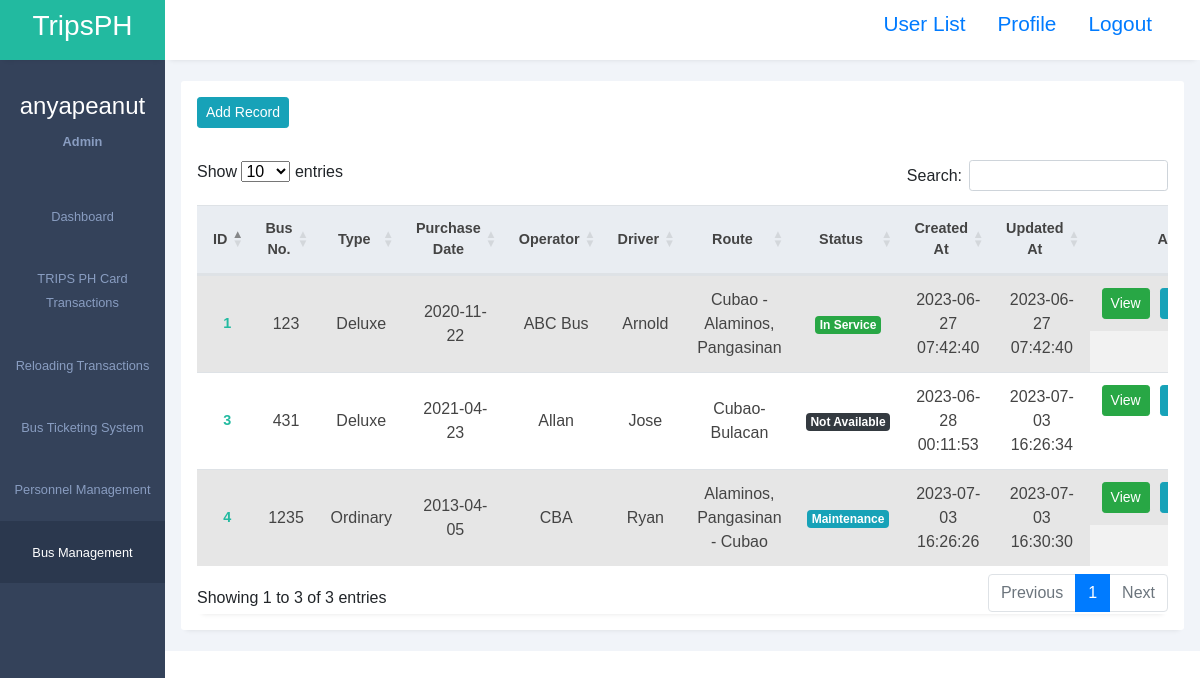
/admin/bus_management/bus_management.php (signed in), run on the app's committed database.
### tables this page shows
CREATE TABLE `tbl_bus_management` (
  `id` int(10) NOT NULL,
  `busno` varchar(11) NOT NULL,
  `type` varchar(255) NOT NULL,
  `purchdate` date NOT NULL,
  `operator` varchar(255) NOT NULL,
  `driver` varchar(255) NOT NULL,
  `route` varchar(255) NOT NULL,
  `status` enum('in-service','maintenance','not available') NOT NULL,
  `created_at` timestamp NOT NULL DEFAULT current_timestamp(),
  `updated_at` timestamp NOT NULL DEFAULT current_timestamp() ON UPDATE current_timestamp()
);

### admin/bus_management/bus_management.php (the view, shortened to what this page needs)
<?php
require_once('../../admin/config.php');
?>
<!DOCTYPE html>
<html lang="en">
<head>
    <link rel="stylesheet" href="https://cdn.datatables.net/1.13.4/css/dataTables.bootstrap5.min.css" />
    <link rel="stylesheet" href="../../assets/bootstrap.min.css">
    <link rel="stylesheet" href="../../assets/styles1.css">
    <link rel="stylesheet" href="https://maxst.icons8.com/vue-static/landings/line-awesome/line-awesome/1.3.0/css/line-awesome.min.css">
</head>
<body>
    <div class="sidebar">
        <div class="side-header">
            <h3>T<span>ripsPH</span></h3>
        </div>
        <div class="side-content">
            <div class="profile">
                <h4>
                    <?php
                    if (isset($_SESSION['username'])) {
                        echo $_SESSION['username'];
                    } else {
                        echo 'Default Name';
                    }
                    ?>
                </h4>
                <small>
                    <?php
                    if (isset($_SESSION['user_role_id'])) {
                        $role = 'Default Role';
                        if ($_SESSION['user_role_id'] == 1) {
                            $role = 'Admin';
                        } elseif ($_SESSION['user_role_id'] == 2) {
                            $role = 'Editor';
                        } elseif ($_SESSION['user_role_id'] == 3) {
                            $role = 'User Only';
                        }
                        echo $role;
                    } else {
                        echo 'Default Role';
                    }
                    ?>
                </small>
            </div>
            <div class="side-menu">
                <ul>
                    <li>
                        <a href="../dashboard.php">
                            <small>Dashboard</small>
                        </a>
                    </li>
                    <li>
                        <a href="../rfid_transac/rfid_transac.php">
                            <small>TRIPS PH Card Transactions</small>
                        </a>
                    </li>
                    <li>
                        <a href="../card_transactions/card_transactions.php">
                            <small>Reloading Transactions</small>
                        </a>
                    </li>
                    <li>
                        <a href="../bus_ticketing_system/bus_ticket.php">
                            <small>Bus Ticketing System</small>
                        </a>
                    </li>
                    <li>
                        <a href="../person_manage/personnel_management.php">
                            <small>Personnel Management</small>
                        </a>
                    </li>
                    <li>
                        <a href="../bus_management/bus_management.php" class="active">
                            <small>Bus Management</small>
                        </a>
                    </li>
                </ul>
            </div>
        </div>
    </div>
    <div class="main-content">
        <header>
            <div class="header-content">
                <div class="header-menu">
                    <?php if (($_SESSION['user_role_id'] == 1) || $_SESSION['user_role_id'] == 2) { ?>
                        <label for="">
                            <a href="../adminuser/adminuser.php"><span>User List</span></a>
                        </label>
                    <?php } ?>
                    <label for="">
                        <a href="../adminuser/edit.php?id=<?php echo $_SESSION['id']; ?>"><span>Profile</span></a>
                    </label>
                    <label for="">
                        <a href="../logout.php"><span>Logout</span></a>
                    </label>
                </div>
        </header>
        <main>
            <div class="page-content">
                <div class="records table-responsive">
                    <div class="record-header">
                        <div class="add">
                            <?php if (($_SESSION['user_role_id'] == 1) || $_SESSION['user_role_id'] == 2) { ?>
                                <a href="addrecord.php" class="btn btn-info btn-sm">Add Record</a>
                            <?php } else { ?>
                                <a class="btn btn-info btn-sm disabled">Add Record</a>
                            <?php } ?>
                        </div>
                    </div>
                    <div>
                        <div class="record-header">
                            <div class="records table-responsive">
                                <table id="example" class="table table-striped" style="width: 100%; text-align: center; vertical-align: middle;">
                                    <thead>
                                        <tr>
                                            <th style="text-align: center; vertical-align: middle;">ID</th>
                                            <th style="text-align: center; vertical-align: middle;">Bus No.</th>
                                            <th style="text-align: center; vertical-align: middle;">Type</th>
                                            <th style="text-align: center; vertical-align: middle;">Purchase Date</th>
                                            <th style="text-align: center; vertical-align: middle;">Operator</th>
                                            <th style="text-align: center; vertical-align: middle;">Driver</th>
                                            <th style="text-align: center; vertical-align: middle;">Route</th>
                                            <th style="text-align: center; vertical-align: middle;">Status</th>
                                            <th style="text-align: center; vertical-align: middle;">Created At</th>
                                            <th style="text-align: center; vertical-align: middle;">Updated At</th>
                                            <th style="text-align: center; vertical-align: middle;">Actions</th>
                                        </tr>
                                    </thead>
                                    <tbody>
                                        <?php
                                        $sql = "SELECT * FROM `tbl_bus_management`";
                                        $result = mysqli_query($link, $sql);
                                        while ($row = mysqli_fetch_assoc($result)) {
                                        ?>
                                            <tr>
                                                <td style="text-align: center; vertical-align: middle;"><?php echo $row["id"] ?></td>
                                                <td style="text-align: center; vertical-align: middle;"><?php echo $row["busno"] ?></td>
                                                <td style="text-align: center; vertical-align: middle;"><?php echo $row["type"] ?></td>
                                                <td style="text-align: center; vertical-align: middle;"><?php echo $row["purchdate"] ?></td>
                                                <td style="text-align: center; vertical-align: middle;"><?php echo $row["operator"] ?></td>
                                                <td style="text-align: center; vertical-align: middle;"><?php echo $row["driver"] ?></td>
                                                <td style="text-align: center; vertical-align: middle;"><?php echo $row["route"] ?></td>
                                                <td style="text-align: center; vertical-align: middle;">
                                                    <?php
                                                    $status = $row["status"];
                                                    if ($status == "in-service") {
                                                        echo "<span class='badge badge-lg badge-success text-white'>In Service</span>";
                                                    } elseif ($status == "maintenance") {
                                                        echo "<span class='badge badge-lg badge-info text-white'>Maintenance</span>";
                                                    } elseif ($status == "not available") {
                                                        echo "<span class='badge badge-lg badge-dark text-white'>Not Available</span>";
                                                    } else {
                                                        echo $status;
                                                    }
                                                    ?>
                                                </td>
                                                <td style="text-align: center; vertical-align: middle;"><?php echo $row["created_at"] ?></td>
                                                <td style="text-align: center; vertical-align: middle;"><?php echo $row["updated_at"] ?></td>
                                                <td class="actions" style="text-align: center; vertical-align: middle;">
                                                    <a class="btn btn-success btn-sm" href="view.php?id=<?php echo $row["id"] ?>">View</a>
                                                    <?php if (($_SESSION['user_role_id'] == 1) || $_SESSION['user_role_id'] == 2) { ?>
                                                        <a class="btn btn-info btn-sm" href="edit.php?id=<?php echo $row["id"] ?>">Edit</a>
                                                    <?php } ?>
                                                </td>
                                            </tr>
                                        <?php
                                        }
                                        ?>
                                    </tbody>
                                </table>
                            </div>
                        </div>
                    </div>
                </div>
            </div>
        </main>
    </div>
</body>
</html>

### assets/styles1.css (style rules this page uses)
:root { --main-color: #22baa0; --color-dark: #34425a; --text-grey: #b0b0b0; }
* { margin: 0; padding: 0; text-decoration: none; list-style-type: none; box-sizing: border-box; font-family: "Merriweather", sans-serif; }
.sidebar { position: fixed; height: 100%; width: 165px; left: 0; bottom: 0; top: 0; z-index: 100; background: var(--color-dark); transition: left 300ms; text-decoration: none; }
.side-header { box-shadow: 0px 5px 5px -5px rgb(0 0 0 /10%); background: var(--main-color); height: 60px; display: flex; justify-content: center; align-items: center; text-decoration: none; }
.side-header h3, side-head span { color: #fff; font-weight: 400; }
.side-content { height: calc(100vh - 60px); overflow: auto; text-decoration: none; }
.profile { text-align: center; padding: 2rem 0rem; }
.profile h4 { color: #fff; font-weight: 500; }
.profile small { color: #899dc1; font-weight: 600; }
.sidebar { overflow-y: auto; }
.side-menu ul { text-align: center; }
.side-menu a { display: block; padding: 1.2rem 0rem; }
.side-menu a.active { background: #2b384e; }
.side-menu a.active span, .side-menu a.active small { color: #fff; }
.side-menu a span, .side-menu a small { color: #899dc1; }
.main-content { margin-left: 165px; width: calc(100% - 165px); transition: margin-left 300ms; }
header { position: fixed; right: 0; top: 0; left: 165px; z-index: 100; height: 60px; box-shadow: 0px 5px 5px -5px rgb(0 0 0 /10%); background: #fff; transition: left 300ms; }
.header-content, .header-menu { display: flex; align-items: center; text-decoration: none; }
.header-content { justify-content: space-between; padding: 0rem 1rem; }
.header-content label:first-child span { font-size: 1.3rem; }
.header-content label { cursor: pointer; }
.header-menu { justify-content: flex-end; padding-top: 0.5rem; }
.header-menu label, .header-menu .notify-icon { margin-right: 2rem; position: relative; }
.header-menu label span, .notify-icon span:first-child { font-size: 1.3rem; }
main { margin-top: 60px; }
.page-content { padding: 1.3rem 1rem; background: #f1f4f9; }
.records { box-shadow: 0px 5px 5px -5px rgb(0 0 0 / 10%); background: #fff; border-radius: 3px; }
.record-header { padding: 1rem; display: flex; justify-content: space-between; align-items: center; }
.add, .browse { display: flex; align-items: center; }
.table-responsive { width: 100%; overflow: auto; }
table { border-collapse: collapse; }
table thead tr { background: #e9edf2; }
table thead th { padding: 1rem 0rem; text-align: left; color: #444; font-size: 0.9rem; }
table thead th:first-child { padding-left: 1rem; }
table tbody td { padding: 1rem 0rem; color: #444; }
table tbody td:first-child { padding-left: 1rem; color: var(--main-color); font-weight: 600; font-size: 0.9rem; }
table tbody tr { border-bottom: 1px solid #dee2e8; }
.actions { display: flex; justify-content: center; align-items: center; }
.actions a { display: inline-block; margin-right: 10px; }

### data on the page
tbl_bus_management: id "1", busno "123", type "Deluxe", purchdate "2020-11-22", operator "ABC Bus", driver "Arnold", route "Cubao - Alaminos, Pangasinan", status "In Service", created_at "2023-06-27 07:42:40", updated_at "2023-06-27 07:42:40"
tbl_bus_management: id "3", busno "431", type "Deluxe", purchdate "2021-04-23", operator "Allan", driver "Jose", route "Cubao-Bulacan", status "Not Available", created_at "2023-06-28 00:11:53", updated_at "2023-07-03 16:26:34"
tbl_bus_management: id "4", busno "1235", type "Ordinary", purchdate "2013-04-05", operator "CBA", driver "Ryan", route "Alaminos, Pangasinan - Cubao", status "Maintenance", created_at "2023-07-03 16:26:26", updated_at "2023-07-03 16:30:30"

### other printed values
$_SESSION['username'] "anyapeanut"
$role "Admin"
